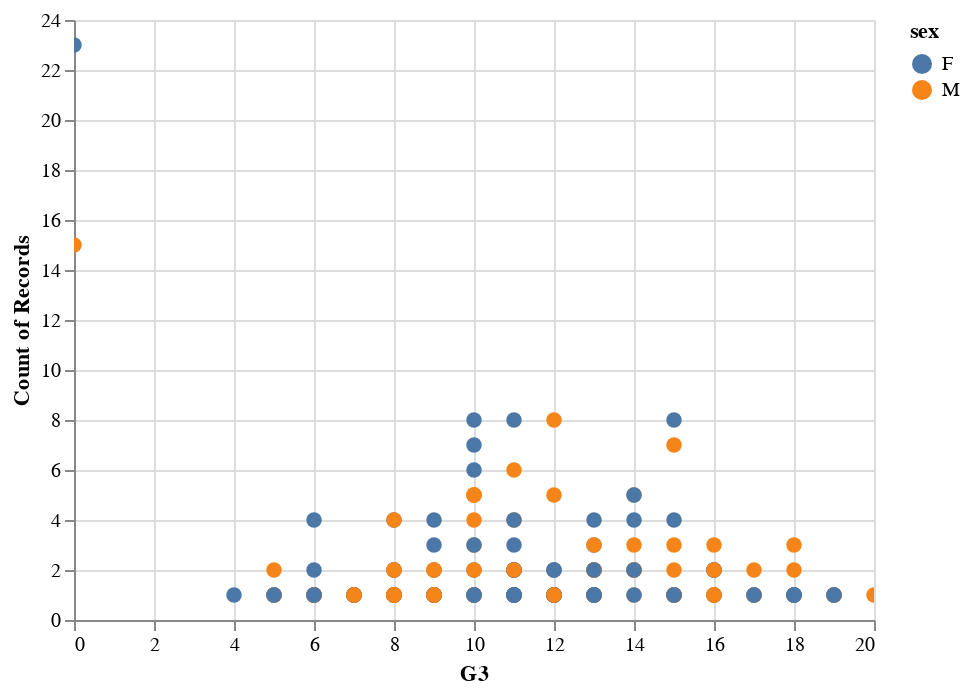

The notebook cell saved with this chart:
### Code cell
alt.Chart(data).mark_circle(size=60).encode(
    x='G3',
    y='count(G3)',
    color='sex',
    tooltip=['absences', 'sex', 'G3', 'absences']
).interactive()

### Figure 1 — Vega-Lite specification as saved in the notebook (floating-point values rounded to 4 significant figures; data arrays with more than 128 entries replaced by an {"elided": "..."} marker saying what was removed)
{"config": {"view": {"continuousWidth": 400, "continuousHeight": 300}}, "data": {"name": "data-e915ea558f4356374e17cc933ebec282"}, "mark": {"type": "circle", "size": 60}, "encoding": {"color": {"type": "nominal", "field": "sex"}, "tooltip": [{"type": "quantitative", "field": "absences"}, {"type": "nominal", "field": "sex"}, {"type": "quantitative", "field": "G3"}, {"type": "quantitative", "field": "absences"}], "x": {"type": "quantitative", "field": "G3"}, "y": {"type": "quantitative", "aggregate": "count", "field": "G3"}}, "selection": {"selector007": {"type": "interval", "bind": "scales", "encodings": ["x", "y"]}}, "$schema": "https://vega.github.io/schema/vega-lite/v4.8.1.json", "datasets": {"data-e915ea558f4356374e17cc933ebec282": {"elided": "395 records"}}}
